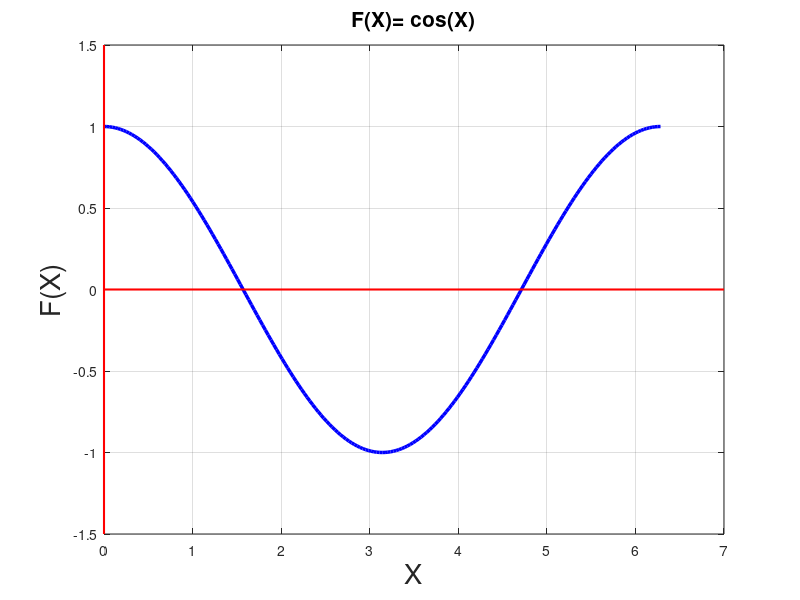

Here is the MATLAB script that generated this plot:
%Octave Script
%title               :Funciones trascendentes: Trigonometricas, Logaritmicas y Exponenciales
%Description         :identificar el dominio, rango y tipo de funcion
%Author:             :Angel Jesus Santiago Hernandez
%Date                :2021/11/25
%Version             :9
%Usage               :octave>cd/path/AXIOMAS
%Notes:              :Requiere aplicacion octave,usar su linea de comandos
%                    :https://octaveintro.readthedocs.io/en/latest/index.html

clear 
x=[0:pi/100:2*pi];
fx=cos(x);
plot(x,fx,'b','linewidth',2.5);
hold on;
grid on;
plot([0 7],[0 0],'r-',"linewidth",1.5,"markersize",8);
plot([0 0],[-1.5 1.5],'r-',"linewidth",1.5,"markersize",8);
hold off;
title("F(X)= cos(X)",'FontSize',15);
xlabel("X",'FontSize',20);
ylabel("F(X)",'FontSize',20);
%Dominio, Rango y tipo de funcion
disp('FUNCION SUPRAYECTIVA')